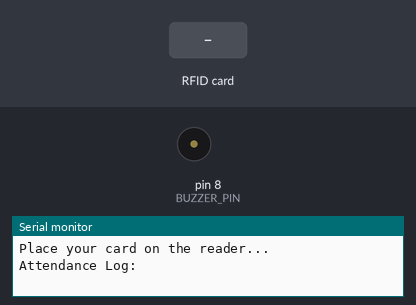
Bench run of a sketch on a simulated Arduino Uno, built with avr-gcc and run on an emulated ATmega328P. On the bench: buzzer (waves = sounding, pin HIGH), the last lines printed to the serial monitor. Inputs (shaded band) come from the test bench. Pins used as bus, display or sensor lines are not drawn.

Above: at 1.2 s.
1.3 s: RFID card DE AD BE EF held to the reader
At 1.8 s:
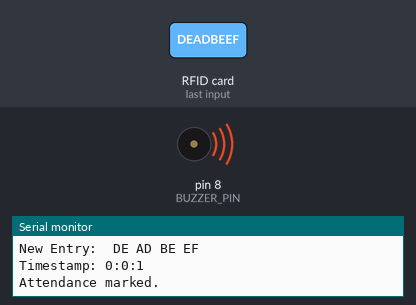
4.3 s: RFID card AB CD 12 34 held to the reader
At 5.8 s:
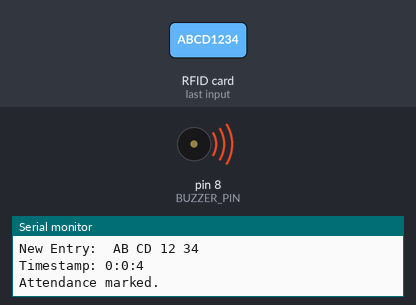
6.3 s: RFID card 5E 7A 19 C4 held to the reader
Timing chart, 0 to 11.3 s (numbered marks = the images above; inputs shaded):
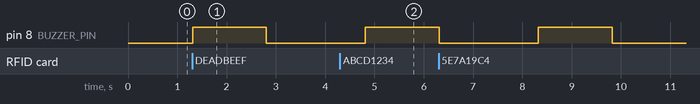

Measured:
- after the input at 1.3 s, pin 8 (BUZZER_PIN): LOW → HIGH at once, → LOW 1.5 s later
- after the input at 4.3 s, pin 8 (BUZZER_PIN): LOW → HIGH after 0.51 s

The sketch:

rfid_attendance_system.ino
```cpp
#include <SPI.h>
#include <MFRC522.h>

// RFID setup
#define SS_PIN 10
#define RST_PIN 9
MFRC522 rfid(SS_PIN, RST_PIN);

// Buzzer pin
#define BUZZER_PIN 8

// Database arrays
String knownUIDs[] = {"DEADBEEF", "ABCD1234"};  // Array of known UIDs (RFID tags)
String loggedUIDs[10];  // Array to store UIDs of those who have checked in (max 10 for simplicity)
String timestamps[10];  // Array to store timestamps for each logged UID
int numLoggedUIDs = 0;  // Number of logged UIDs

void setup() {
  Serial.begin(9600);  // Initialize serial communication
  SPI.begin();         // Init SPI bus
  rfid.PCD_Init();     // Init MFRC522

  // Initialize buzzer
  pinMode(BUZZER_PIN, OUTPUT);
  digitalWrite(BUZZER_PIN, LOW);  // Buzzer off initially

  Serial.println("Place your card on the reader...");
  Serial.println("Attendance Log:");
}

void loop() {
  // Look for new cards
  if (!rfid.PICC_IsNewCardPresent())
    return;

  // Select one of the cards
  if (!rfid.PICC_ReadCardSerial())
    return;

  // Get UID of the scanned card
  String uidStr = "";
  for (byte i = 0; i < rfid.uid.size; i++) {
    uidStr += String(rfid.uid.uidByte[i] < 0x10 ? " 0" : " ");
    uidStr += String(rfid.uid.uidByte[i], HEX);
  }
  uidStr.toUpperCase();

  // Check if UID has already been logged
  if (!isUIDLogged(uidStr)) {
    // Log new UID and mark attendance
    loggedUIDs[numLoggedUIDs] = uidStr;
    timestamps[numLoggedUIDs] = getTimestamp();
    numLoggedUIDs++;

    // Display on serial monitor
    Serial.print("New Entry: ");
    Serial.println(uidStr);
    Serial.print("Timestamp: ");
    Serial.println(timestamps[numLoggedUIDs - 1]);
    Serial.println("Attendance marked.");

    // Activate buzzer to confirm card read
    digitalWrite(BUZZER_PIN, HIGH);
    delay(1500);  // Buzzer sound duration
    digitalWrite(BUZZER_PIN, LOW);
  } else {
    // UID already logged, skipping
    Serial.print("Already marked attendance for: ");
    Serial.println(uidStr);
  }

  delay(2000);  // Delay before allowing next scan
}

// Function to check if UID has already been logged
bool isUIDLogged(String uid) {
  for (int i = 0; i < numLoggedUIDs; i++) {
    if (loggedUIDs[i] == uid) {
      return true;
    }
  }
  return false;
}

// Function to simulate a timestamp (you can add a real-time clock module for actual time)
String getTimestamp() {
  unsigned long time = millis();  // Simulate time using milliseconds since the program started
  int seconds = time / 1000;
  int minutes = seconds / 60;
  int hours = minutes / 60;
  return String(hours) + ":" + String(minutes % 60) + ":" + String(seconds % 60);
}
```
